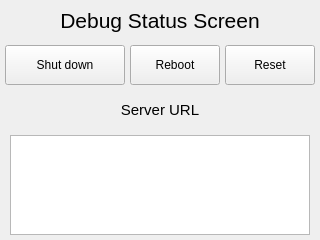
<?xml version="1.0" encoding="UTF-8"?>
<ui version="4.0">
 <class>DebugStatusScreen</class>
 <widget class="QWidget" name="DebugStatusScreen">
  <property name="geometry">
   <rect>
    <x>0</x>
    <y>0</y>
    <width>320</width>
    <height>240</height>
   </rect>
  </property>
  <widget class="QWidget" name="settingsHead" native="true">
   <property name="geometry">
    <rect>
     <x>0</x>
     <y>0</y>
     <width>320</width>
     <height>40</height>
    </rect>
   </property>
   <widget class="QPushButton" name="back">
    <property name="geometry">
     <rect>
      <x>0</x>
      <y>0</y>
      <width>51</width>
      <height>41</height>
     </rect>
    </property>
    <property name="text">
     <string/>
    </property>
    <property name="icon">
     <iconset resource="icons.qrc">
      <normaloff>:/settings/icons/arrow_left_white.svg</normaloff>:/settings/icons/arrow_left_white.svg</iconset>
    </property>
    <property name="iconSize">
     <size>
      <width>18</width>
      <height>18</height>
     </size>
    </property>
    <property name="flat">
     <bool>true</bool>
    </property>
   </widget>
   <widget class="QLabel" name="settingLabel">
    <property name="geometry">
     <rect>
      <x>0</x>
      <y>0</y>
      <width>320</width>
      <height>40</height>
     </rect>
    </property>
    <property name="font">
     <font>
      <pointsize>16</pointsize>
     </font>
    </property>
    <property name="text">
     <string>Debug Status Screen</string>
    </property>
    <property name="alignment">
     <set>Qt::AlignCenter</set>
    </property>
   </widget>
   <zorder>settingLabel</zorder>
   <zorder>back</zorder>
  </widget>
  <widget class="QWidget" name="functions" native="true">
   <property name="geometry">
    <rect>
     <x>0</x>
     <y>40</y>
     <width>320</width>
     <height>200</height>
    </rect>
   </property>
   <widget class="QListWidget" name="ipAddresses">
    <property name="geometry">
     <rect>
      <x>10</x>
      <y>95</y>
      <width>300</width>
      <height>100</height>
     </rect>
    </property>
   </widget>
   <widget class="QPushButton" name="shutDown">
    <property name="geometry">
     <rect>
      <x>5</x>
      <y>5</y>
      <width>120</width>
      <height>40</height>
     </rect>
    </property>
    <property name="text">
     <string>Shut down</string>
    </property>
   </widget>
   <widget class="QPushButton" name="reset">
    <property name="geometry">
     <rect>
      <x>225</x>
      <y>5</y>
      <width>90</width>
      <height>40</height>
     </rect>
    </property>
    <property name="text">
     <string>Reset</string>
    </property>
   </widget>
   <widget class="QPushButton" name="reboot">
    <property name="geometry">
     <rect>
      <x>130</x>
      <y>5</y>
      <width>90</width>
      <height>40</height>
     </rect>
    </property>
    <property name="text">
     <string>Reboot</string>
    </property>
   </widget>
   <widget class="QLabel" name="serverURL">
    <property name="geometry">
     <rect>
      <x>10</x>
      <y>50</y>
      <width>300</width>
      <height>40</height>
     </rect>
    </property>
    <property name="font">
     <font>
      <pointsize>11</pointsize>
     </font>
    </property>
    <property name="text">
     <string notr="true">Server URL</string>
    </property>
    <property name="alignment">
     <set>Qt::AlignCenter</set>
    </property>
   </widget>
  </widget>
 </widget>
 <resources>
  <include location="icons.qrc"/>
 </resources>
 <connections/>
</ui>
